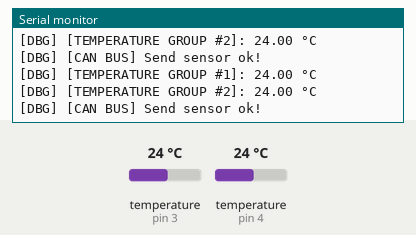
This sketch was run on a simulated Arduino Uno, built with avr-gcc and run on an emulated ATmega328P. Parts: the last lines printed to the serial monitor. The test bench sets the inputs (shaded band); at power-on: temperature (sensors on pin 3, pin 4) 24 °C.

Above: at 4.8 s.
4.9 s: temperature (sensor on pin 3) set to 12 °C
At 8.1 s:
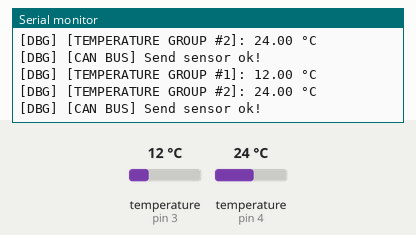
8.5 s: temperature (sensor on pin 4) set to 12 °C
At 10.0 s:
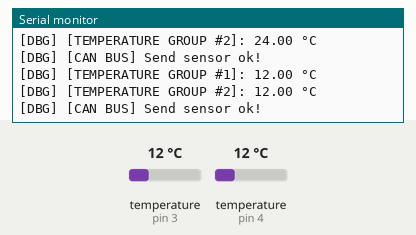
12.1 s: temperature (sensor on pin 3) set to 19 °C
At 15.0 s:
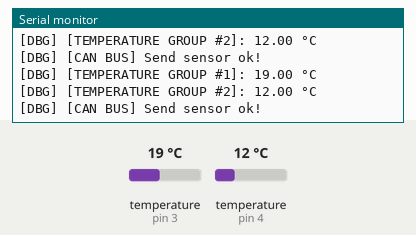
15.7 s: temperature (sensor on pin 4) set to 19 °C
At 18.1 s:
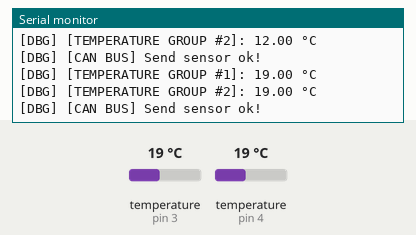
Timing chart, 0 to 19.6 s (numbered marks = the images above; inputs shaded):
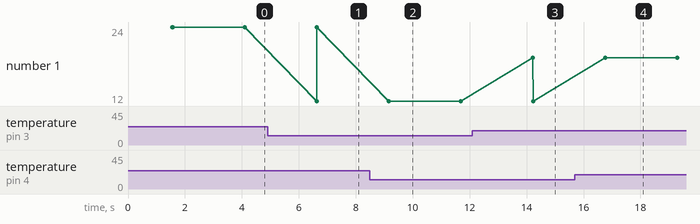

The sketch:

sensory_board.ino
```cpp
// Install these libraries:
// - "OneWire" by Jim Studt, Tom Pollard, Robin James...
// - "DallasTemperature" by Miles Burton, Tim Newsome, ...
// - "Seeed_Arduino_CAN": https://github.com/Seeed-Studio/Seeed_Arduino_CAN

#include <SPI.h>
#include "mcp2515_can.h"

#include "OneWire.h"
#include "DallasTemperature.h"

#define CAN_BAUDRATE CAN_500KBPS
#define SERIAL_BAUDRATE 115200
#define SENDING_CAN_PERIOD 1000 // Sending to CAN bus every 1s
#define BOARD_ID 0x10C

#define SENSOR_1_ONEWIRE_BUS 3
#define SENSOR_2_ONEWIRE_BUS 4

// Comment this to disable SERIAL logging
// Must be commented when using for production, otherwise, the Arduino will keep waiting for Serial forever
#define USE_SERIAL

#ifdef USE_SERIAL
#define DBG(str) SERIAL_PORT_MONITOR.println("[DBG] " str)
#define ERR(str) SERIAL_PORT_MONITOR.println("[ERR] " str)
#define WARN(str) SERIAL_PORT_MONITOR.println("[ERR] " str)
#define PRINTLN(str) SERIAL_PORT_MONITOR.println(str)
#define PRINT(str) SERIAL_PORT_MONITOR.print(str)
#else
#define DBG(str)
#define ERR(str)
#define WARN(str)
#define PRINTLN(str)
#define PRINT(str)
#endif

typedef union {
  float f;
  uint8_t bytes[4];
} FloatBytes;

// For Arduino MCP2515 Hat:
// the cs pin of the version after v1.1 is default to D9
// v0.9b and v1.0 is default D10
const int SPI_CS_PIN = 9;
const int CAN_INT_PIN = 2;

const int ONE_WIRE_BUS = 3;

mcp2515_can CAN(SPI_CS_PIN);  // Set CS pin

// Create a new instance of the oneWire class to communicate with any OneWire device:
OneWire sensor1OneWire(SENSOR_1_ONEWIRE_BUS);
OneWire sensor2OneWire(SENSOR_2_ONEWIRE_BUS);
OneWire oneWire(ONE_WIRE_BUS);

// Pass the oneWire reference to DallasTemperature library:
DallasTemperature sensorsGroup1(&sensor1OneWire);
DallasTemperature sensorsGroup2(&sensor2OneWire);
DallasTemperature sensors(&oneWire);

// CAN message
unsigned char stmp[8] = { 0, 0, 0, 0, 0, 0, 0, 0 };
float tempGroup1 = -1000.0f; // in C
float tempGroup2 = -1000.0f; // in C

// Perform reading temperatures from sensors and assign reading data to variables
void perform_read_temperature();

// Send temp data to CAN bus
void send_temp_to_can();

void setup() {
#ifdef USE_SERIAL
  // put your setup code here, to run once:
  SERIAL_PORT_MONITOR.begin(SERIAL_BAUDRATE);

  while (!Serial) {};

  DBG("Serial init ok! Please disable this feature when in production");
#endif

  // Init CAN
  while (CAN_OK != CAN.begin(CAN_BAUDRATE)) {  // init can bus : baudrate = 500k
    DBG("CAN init fail, retry...");
    delay(100);
  }

  DBG("CAN init ok!");

  // Start up the library:
  sensorsGroup1.begin();
  sensorsGroup2.begin();

  DBG("Temperature Groups started!");
}

void loop() {
  perform_read_temperature();

  send_temp_to_can();

  delay(SENDING_CAN_PERIOD);
}

void perform_read_temperature() {
  // Send the command for all devices on the bus to perform a temperature conversion:
  sensorsGroup1.requestTemperatures();
  sensorsGroup2.requestTemperatures();

  // Fetch the temperature in degrees Celsius
  tempGroup1 = sensorsGroup1.getTempCByIndex(0); // the index 0 refers to the first device // for now we only have one device
  tempGroup2 = sensorsGroup2.getTempCByIndex(0); // the index 0 refers to the first device // for now we only have one device

  // Show results to serial
  PRINT("[DBG] [TEMPERATURE GROUP #1]: ");
  PRINT(tempGroup1);
  PRINT(" \xC2\xB0");  // shows degree symbol
  PRINT("C\n");

  PRINT("[DBG] [TEMPERATURE GROUP #2]: ");
  PRINT(tempGroup2);
  PRINT(" \xC2\xB0");  // shows degree symbol
  PRINT("C\n");
}

void send_temp_to_can() {
  // Pack float data to the 4 bytes
  FloatBytes temp1, temp2;

  temp1.f = tempGroup1;
  temp2.f = tempGroup2;

  // Send data of the two sensors
  // Data of the first sensor will be in the first 4 bytes
  // Data of the second sensor will be in the last 4 bytes
  // Assign the float to the next 4 bytes of the CAN message
  for (int i = 0; i < 4; ++i) {
    stmp[i] = temp1.bytes[i];
  }

  for (int i = 4; i < 8; ++i) {
    stmp[i] = temp2.bytes[i - 4];
  }

  // send data
  CAN.sendMsgBuf(BOARD_ID, 0, 8, stmp);

  DBG("[CAN BUS] Send sensor ok!");
}
```

Measured:
- after the input at 4.9 s, the serial monitor: prints a new line after 1.7 s (image 1)
- after the input at 8.5 s, the serial monitor: prints a new line after 0.66 s (image 2)
- after the input at 12.1 s, the serial monitor: prints a new line after 2.1 s (image 3)
- after the input at 15.7 s, the serial monitor: prints a new line after 1.1 s (image 4)
